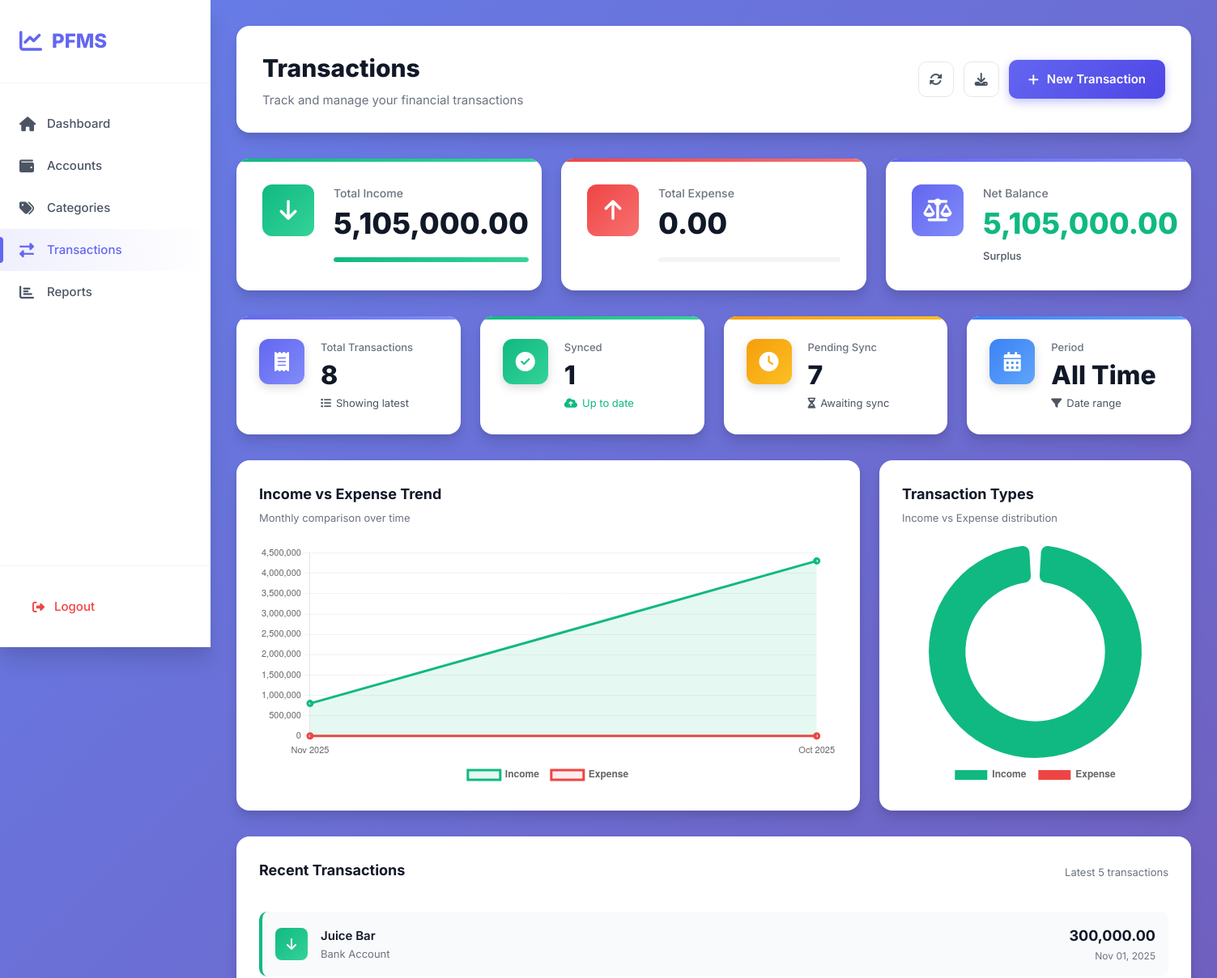
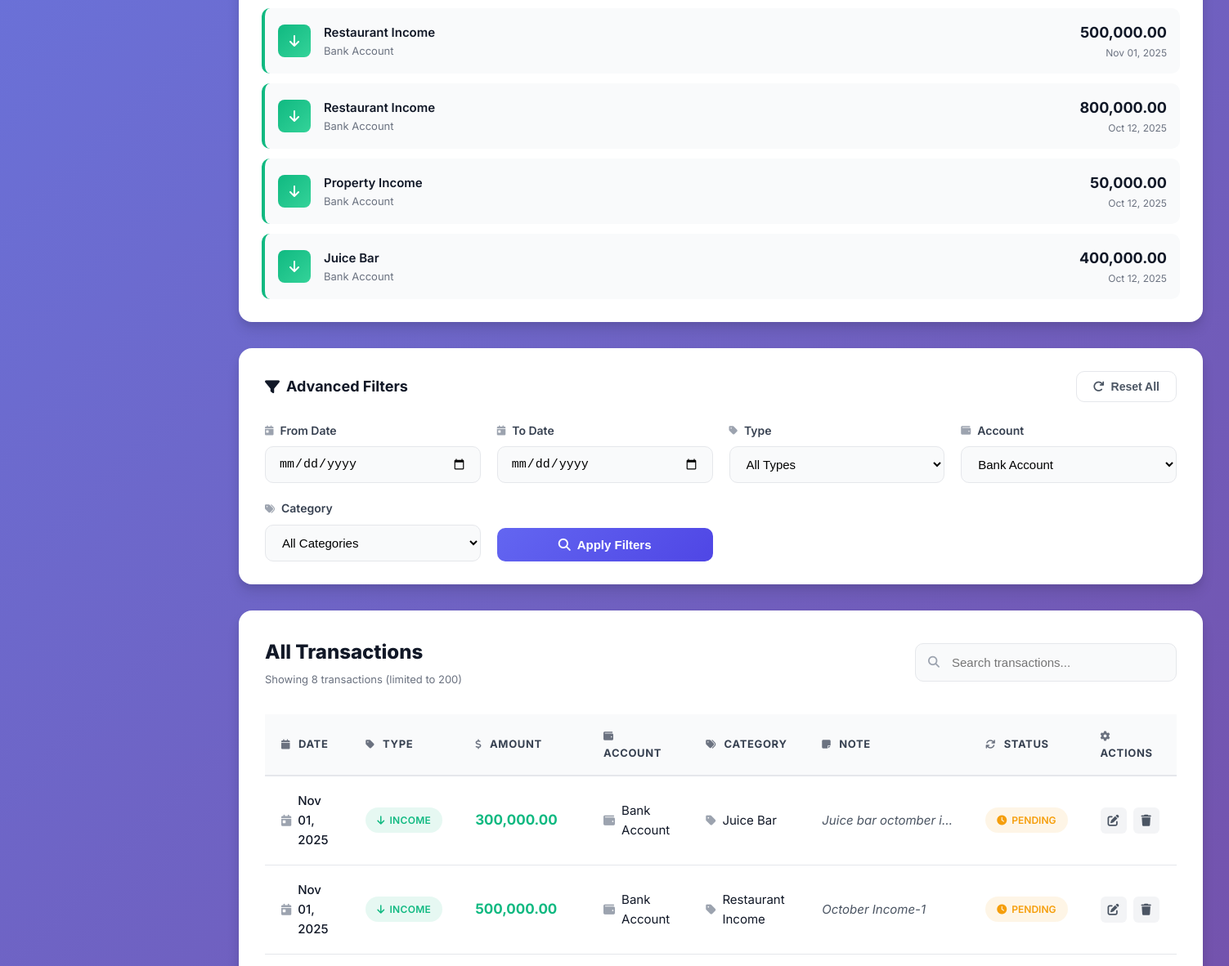
/app/transactions/index.php?account=5 (signed in, upper part), run on an earlier commit of the app's database (2 pictures, top to bottom).
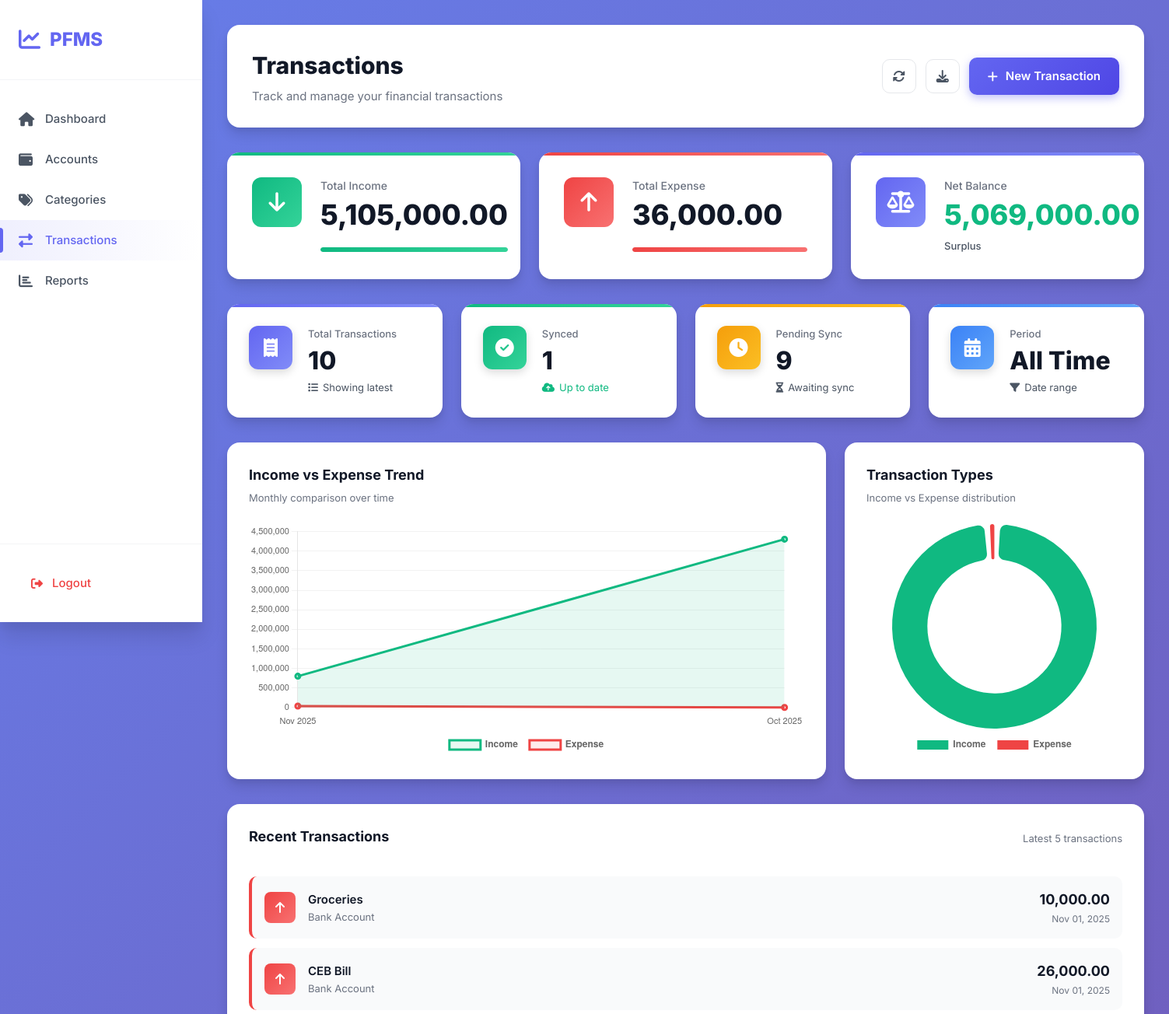
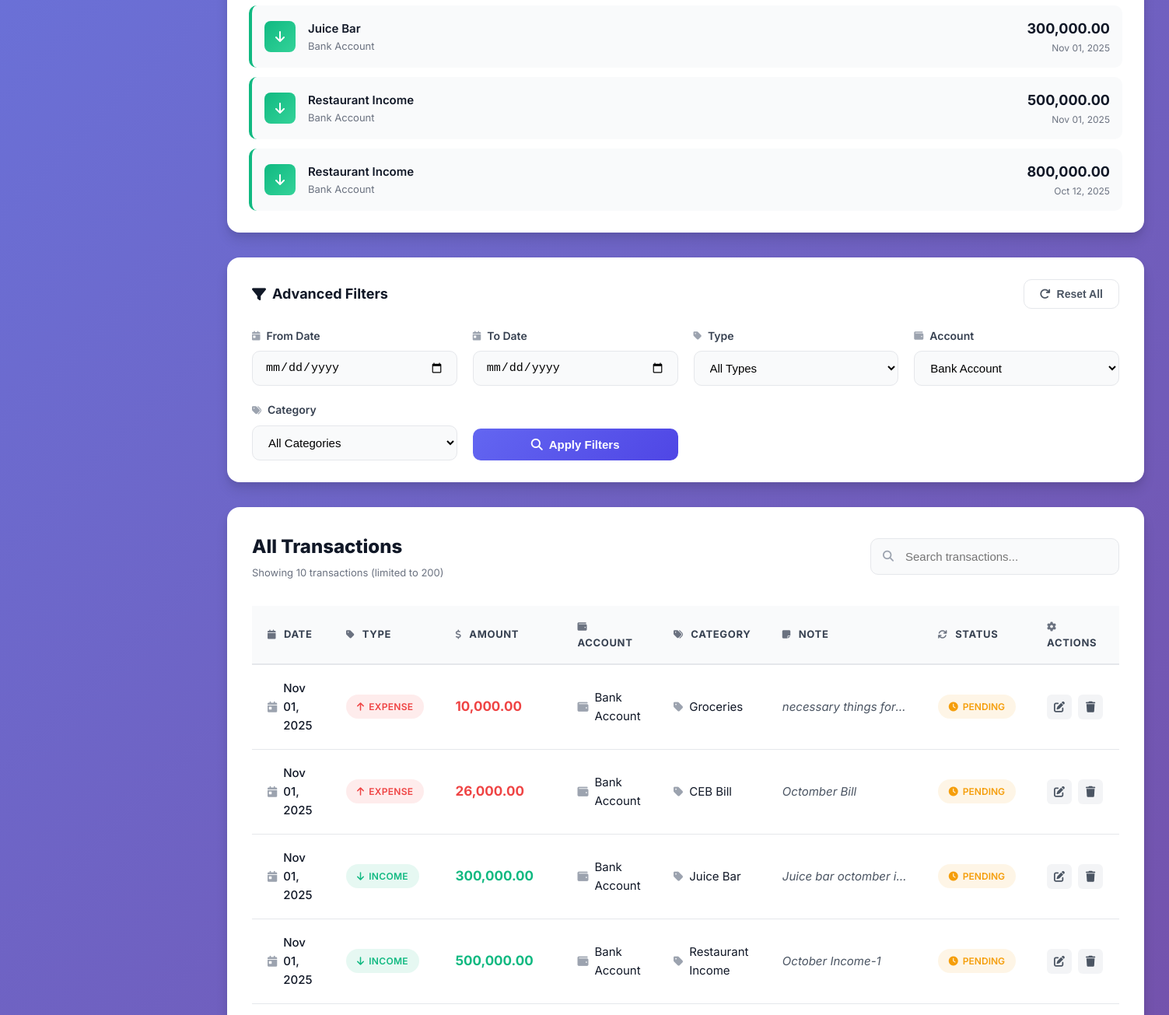
And on a later commit of the database (2 pictures, top to bottom).
### tables this page shows
CREATE TABLE TRANSACTIONS_LOCAL (
  local_txn_id       INTEGER PRIMARY KEY AUTOINCREMENT,
  client_txn_uuid    TEXT NOT NULL UNIQUE,
  user_local_id      INTEGER NOT NULL,
  account_local_id   INTEGER NOT NULL,
  category_local_id  INTEGER NOT NULL,
  txn_type           TEXT NOT NULL CHECK(txn_type IN ('INCOME','EXPENSE','TRANSFER')),
  amount             REAL NOT NULL,
  txn_date           TEXT NOT NULL, -- ISO-8601
  note               TEXT,
  sync_status        TEXT NOT NULL DEFAULT 'PENDING' CHECK(sync_status IN ('PENDING','SYNCED','CONFLICT')),
  server_txn_id      INTEGER,
  created_at         TEXT NOT NULL,
  updated_at         TEXT NOT NULL,
  last_sync_at       TEXT,
  FOREIGN KEY(user_local_id)     REFERENCES USERS_LOCAL(local_user_id),
  FOREIGN KEY(account_local_id)  REFERENCES ACCOUNTS_LOCAL(local_account_id),
  FOREIGN KEY(category_local_id) REFERENCES CATEGORIES_LOCAL(local_category_id)
);

CREATE TABLE CATEGORIES_LOCAL (
  local_category_id  INTEGER PRIMARY KEY AUTOINCREMENT,
  user_local_id      INTEGER NOT NULL,
  server_category_id INTEGER,
  parent_local_id    INTEGER,
  category_name      TEXT NOT NULL,
  category_type      TEXT NOT NULL CHECK(category_type IN ('INCOME','EXPENSE')),
  created_at         TEXT NOT NULL,
  updated_at         TEXT NOT NULL,
  FOREIGN KEY(user_local_id)   REFERENCES USERS_LOCAL(local_user_id),
  FOREIGN KEY(parent_local_id) REFERENCES CATEGORIES_LOCAL(local_category_id)
);

CREATE TABLE ACCOUNTS_LOCAL (
  local_account_id  INTEGER PRIMARY KEY AUTOINCREMENT,
  user_local_id     INTEGER NOT NULL,
  server_account_id INTEGER,
  account_name      TEXT NOT NULL,
  account_type      TEXT NOT NULL CHECK(account_type IN ('CASH','BANK','CARD','MOBILE')),
  currency_code     TEXT NOT NULL DEFAULT 'LKR',
  opening_balance   REAL NOT NULL DEFAULT 0,
  is_active         INTEGER NOT NULL DEFAULT 1, -- 1/0
  created_at        TEXT NOT NULL,
  updated_at        TEXT NOT NULL,
  FOREIGN KEY(user_local_id) REFERENCES USERS_LOCAL(local_user_id)
);

### app/transactions/index.php (the view, shortened to what the rows shown need)
<?php
if (!function_exists('h')) {
    function h($v) { return htmlspecialchars((string)$v, ENT_QUOTES, 'UTF-8'); }
}
$pdo = sqlite();
$uid = (int)($_SESSION['uid'] ?? 0);
$acc  = $_GET['account'] ?? '';
$where = ["t.user_local_id = ?"];
$args  = [$uid];
if ($acc  !== '') { $where[] = "t.account_local_id = ?";      $args[] = (int)$acc; }
$sql = "
SELECT
  t.local_txn_id, t.client_txn_uuid, t.txn_type, t.amount, t.txn_date, t.note, t.sync_status,
  a.account_name,
  c.category_name
FROM TRANSACTIONS_LOCAL t
JOIN ACCOUNTS_LOCAL a ON a.local_account_id = t.account_local_id
JOIN CATEGORIES_LOCAL c ON c.local_category_id = t.category_local_id
WHERE " . implode(' AND ', $where) . "
ORDER BY datetime(t.txn_date) DESC, t.local_txn_id DESC
LIMIT 200
";
$stmt = $pdo->prepare($sql);
$stmt->execute($args);
$rows = $stmt->fetchAll(PDO::FETCH_ASSOC);
$totSql = "
SELECT
  SUM(CASE WHEN t.txn_type='INCOME'  THEN t.amount ELSE 0 END) AS total_income,
  SUM(CASE WHEN t.txn_type='EXPENSE' THEN t.amount ELSE 0 END) AS total_expense
FROM TRANSACTIONS_LOCAL t
WHERE " . implode(' AND ', $where) . "
";
$sum = $pdo->prepare($totSql);
$sum->execute($args);
$tot = $sum->fetch(PDO::FETCH_ASSOC);
$income  = (float)($tot['total_income'] ?? 0);
$expense = (float)($tot['total_expense'] ?? 0);
$total_transactions = count($rows);
$monthly_data = [];
foreach($rows as $r) {
    $month = date('M Y', strtotime($r['txn_date']));
    if (!isset($monthly_data[$month])) {
        $monthly_data[$month] = ['income' => 0, 'expense' => 0];
    }
    if ($r['txn_type'] === 'INCOME') {
        $monthly_data[$month]['income'] += (float)$r['amount'];
    } else {
        $monthly_data[$month]['expense'] += (float)$r['amount'];
    }
}
$monthly_data = array_slice($monthly_data, 0, 6, true);
$recent = array_slice($rows, 0, 5);
?>
<!doctype html>
<html lang="en">
<head>
  <link rel="stylesheet" href="https://cdnjs.cloudflare.com/ajax/libs/font-awesome/6.4.0/css/all.min.css">
  <link rel="stylesheet" href="index.css">
</head>
<body>
<div class="app-container">
  <main class="main-content">
    <div class="top-bar">
      <div class="page-title">
        <h1>Transactions</h1>
      </div>
    </div>
    <?php if ($total_transactions > 0): ?>
    <div class="recent-section">
      <div class="recent-list">
        <?php foreach($recent as $txn): ?>
        <div class="recent-item <?= strtolower($txn['txn_type']) ?>">
          <div class="recent-icon">
            <i class="fas fa-<?= $txn['txn_type'] === 'INCOME' ? 'arrow-down' : 'arrow-up' ?>"></i>
          </div>
          <div class="recent-content">
            <span class="recent-category"><?= h($txn['category_name']) ?></span>
            <span class="recent-account"><?= h($txn['account_name']) ?></span>
          </div>
          <div class="recent-right">
            <span class="recent-amount"><?= number_format((float)$txn['amount'], 2) ?></span>
            <span class="recent-date"><?= date('M d, Y', strtotime($txn['txn_date'])) ?></span>
          </div>
        </div>
        <?php endforeach; ?>
      </div>
    </div>
    <?php endif; ?>
    <div class="table-section">
      <div class="section-header">
        <div>
          <h2>All Transactions</h2>
        </div>
      </div>
      <?php if (empty($rows)): ?>
      <div class="empty-state">
        <div class="empty-icon">
          <i class="fas fa-receipt"></i>
        </div>
        <h3>No Transactions Found</h3>
        <p>Start tracking your finances by adding your first transaction</p>
        <a href="<?= APP_BASE ?>/app/transactions/create.php" class="btn-primary">
          <i class="fas fa-plus"></i>
          <span>Add First Transaction</span>
        </a>
      </div>
      <?php else: ?>
      <div class="transactions-table">
        <table>
          <thead>
            <tr>
              <th><i class="fas fa-calendar"></i> Date</th>
              <th><i class="fas fa-tag"></i> Type</th>
              <th><i class="fas fa-dollar-sign"></i> Amount</th>
              <th><i class="fas fa-wallet"></i> Account</th>
              <th><i class="fas fa-tags"></i> Category</th>
              <th><i class="fas fa-sticky-note"></i> Note</th>
              <th><i class="fas fa-sync"></i> Status</th>
              <th><i class="fas fa-cog"></i> Actions</th>
            </tr>
          </thead>
          <tbody id="transactionsBody">
            <?php foreach($rows as $r): ?>
            <tr data-search="<?= h(strtolower($r['account_name'] . ' ' . $r['category_name'] . ' ' . $r['note'] . ' ' . $r['txn_type'])) ?>">
              <td>
                <div class="date-cell">
                  <i class="fas fa-calendar-day"></i>
                  <?= date('M d, Y', strtotime($r['txn_date'])) ?>
                </div>
              </td>
              <td>
                <span class="badge badge-<?= strtolower($r['txn_type']) ?>">
                  <i class="fas fa-<?= $r['txn_type'] === 'INCOME' ? 'arrow-down' : 'arrow-up' ?>"></i>
                  <?= h($r['txn_type']) ?>
                </span>
              </td>
              <td>
                <span class="amount-cell <?= strtolower($r['txn_type']) ?>">
                  <?= number_format((float)$r['amount'], 2) ?>
                </span>
              </td>
              <td>
                <div class="account-cell">
                  <i class="fas fa-wallet"></i>
                  <?= h($r['account_name']) ?>
                </div>
              </td>
              <td>
                <div class="category-cell">
                  <i class="fas fa-tag"></i>
                  <?= h($r['category_name']) ?>
                </div>
              </td>
              <td class="note-cell"><?= h($r['note']) ?: '-' ?></td>
              <td>
                <span class="sync-badge <?= strtolower($r['sync_status']) ?>">
                  <i class="fas fa-<?= $r['sync_status'] === 'SYNCED' ? 'check-circle' : 'clock' ?>"></i>
                  <?= h($r['sync_status']) ?>
                </span>
              </td>
              <td>
                <div class="action-buttons">
                  <a href="<?= APP_BASE ?>/app/transactions/edit.php?id=<?= (int)$r['local_txn_id'] ?>"
                     class="btn-icon-small" title="Edit">
                    <i class="fas fa-edit"></i>
                  </a>
                  <a href="<?= APP_BASE ?>/app/transactions/delete.php?id=<?= (int)$r['local_txn_id'] ?>"
                     class="btn-icon-small delete"
                     title="Delete"
                     onclick="return confirm('Delete this transaction?')">
                    <i class="fas fa-trash"></i>
                  </a>
                </div>
              </td>
            </tr>
            <?php endforeach; ?>
          </tbody>
        </table>
      </div>
      <?php endif; ?>
    </div>
  </main>
</div>
<script>
// Search functionality
document.getElementById('searchInput')?.addEventListener('input', function(e) {
  const search = e.target.value.toLowerCase();
  document.querySelectorAll('#transactionsBody tr').forEach(row => {
    const searchText = row.dataset.search;
    row.style.display = searchText.includes(search) ? '' : 'none';
  });
});
<?php if ($total_transactions > 0 && !empty($monthly_data)): ?>
// Chart configuration
const chartConfig = {
  responsive: true,
  maintainAspectRatio: false,
  plugins: {
    legend: {
      display: true,
      position: 'bottom',
      labels: { padding: 15, font: { size: 12, weight: '600' } }
    },
    tooltip: {
      backgroundColor: 'rgba(15, 23, 42, 0.95)',
      padding: 12,
      borderRadius: 8,
      titleFont: { size: 14, weight: 'bold' },
      bodyFont: { size: 13 }
    }
  }
};
// Trend Chart
const monthlyLabels = <?= json_encode(array_keys($monthly_data)) ?>;
const incomeData = <?= json_encode(array_column($monthly_data, 'income')) ?>;
const expenseData = <?= json_encode(array_column($monthly_data, 'expense')) ?>;
new Chart(document.getElementById('trendChart'), {
  type: 'line',
  data: {
    labels: monthlyLabels,
    datasets: [
      {
        label: 'Income',
        data: incomeData,
        borderColor: '#10b981',
        backgroundColor: 'rgba(16, 185, 129, 0.1)',
        tension: 0.4,
        fill: true,
        borderWidth: 3
      },
      {
        label: 'Expense',
        data: expenseData,
        borderColor: '#ef4444',
        backgroundColor: 'rgba(239, 68, 68, 0.1)',
        tension: 0.4,
        fill: true,
        borderWidth: 3
      }
    ]
  },
  options: {
    ...chartConfig,
    scales: {
      y: {
        beginAtZero: true,
        grid: { color: 'rgba(0,0,0,0.05)' },
        ticks: { font: { size: 11 } }
      },
      x: {
        grid: { display: false },
        ticks: { font: { size: 11 } }
      }
    }
  }
});
// Type Distribution Chart
new Chart(document.getElementById('typeChart'), {
  type: 'doughnut',
  data: {
    labels: ['Income', 'Expense'],
    datasets: [{
      data: [<?= $income ?>, <?= $expense ?>],
      backgroundColor: ['#10b981', '#ef4444'],
      borderWidth: 0,
      borderRadius: 8,
      spacing: 4
    }]
  },
  options: {
    ...chartConfig,
    cutout: '65%'
  }
});
<?php endif; ?>
</script>
</body>
</html>

What changed in the data, as far as the page shows it:
no longer on this page (row unchanged): transactions_local: category_local.category_name "Property Income", account_local.account_name "Bank Account", amount "50,000.00", txn_date "Oct 12, 2025", shown under "Recent Transactions"
no longer on this page (row unchanged): transactions_local: category_local.category_name "Juice Bar", account_local.account_name "Bank Account", amount "400,000.00", txn_date "Oct 12, 2025", shown under "Recent Transactions"
added transactions_local: category_local.category_name "Groceries", account_local.account_name "Bank Account", amount "10,000.00", txn_date "Nov 01, 2025", txn_type "EXPENSE", note "necessary things for…", sync_status "PENDING"
added transactions_local: category_local.category_name "CEB Bill", account_local.account_name "Bank Account", amount "26,000.00", txn_date "Nov 01, 2025", txn_type "EXPENSE", note "Octomber Bill", sync_status "PENDING"
Also different on the page:
$expense: "0.00" → "36,000.00"
$net: "5,105,000.00" → "5,069,000.00"
$total_transactions: "8" → "10"
$pending: "7" → "9"
chart data {{ json_encode(array_column($monthly_data, 'expense')) }}: [0,0] → [36000,0]
chart data {{ $expense }}: 0 → 36000
count($rows): "8" → "10"
